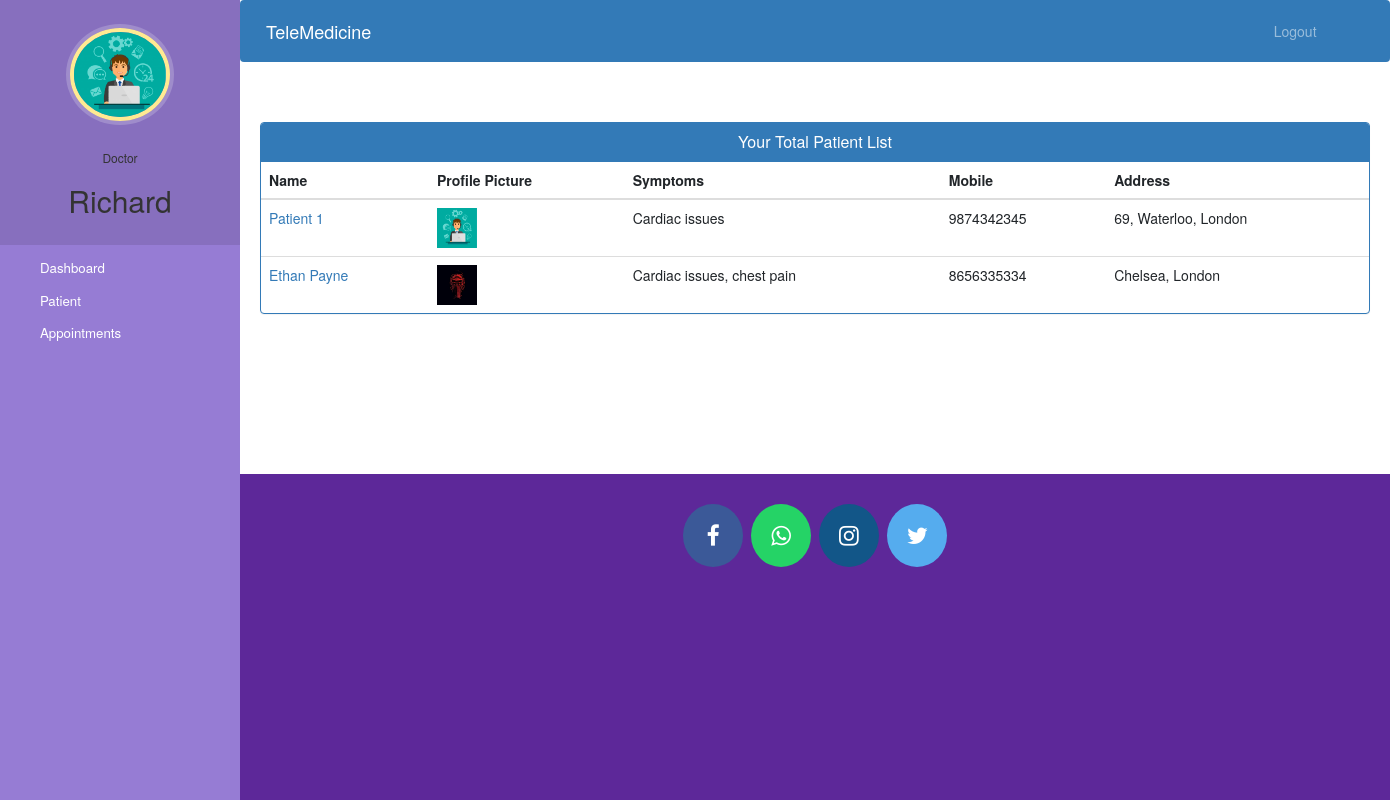
Screenshot of /doctor-view-patient (signed in) with the database file from the repository.
### hospital/models.py (models this page shows, shortened)
class Doctor(models.Model):
    user=models.OneToOneField(User,on_delete=models.CASCADE)
    profile_pic= models.ImageField(upload_to='profile_pic/DoctorProfilePic/',null=True,blank=True)
    address = models.CharField(max_length=40)
    mobile = models.CharField(max_length=20,null=True)
    department= models.CharField(max_length=50,choices=departments,default='Cardiologist')
    status=models.BooleanField(default=False)

class Patient(models.Model):
    user=models.OneToOneField(User,on_delete=models.CASCADE)
    profile_pic= models.ImageField(upload_to='profile_pic/PatientProfilePic/',null=True,blank=True)
    address = models.CharField(max_length=40)
    mobile = models.CharField(max_length=20,null=False)
    symptoms = models.CharField(max_length=100,null=False)
    assignedDoctorId = models.PositiveIntegerField(null=True)
    admitDate=models.DateField(auto_now=True)
    status=models.BooleanField(default=False)
    @property
    def get_name(self):
        return self.user.first_name+" "+self.user.last_name

### hospital/views.py (the view)
# urls.py: path('doctor-view-patient', views.doctor_view_patient_view,name='doctor-view-patient'),
@login_required(login_url='doctorlogin')
@user_passes_test(is_doctor)
def doctor_view_patient_view(request):
    patients=models.Patient.objects.all().filter(status=True,assignedDoctorId=request.user.id)
    doctor=models.Doctor.objects.get(user_id=request.user.id) #for profile picture of doctor in sidebar
    return render(request,'hospital/doctor_view_patient.html',{'patients':patients,'doctor':doctor})

### hospital/views.py (called while the page is built)
def is_doctor(user):
    return user.groups.filter(name='DOCTOR').exists()

### templates/hospital/doctor_view_patient.html (shortened to what this page needs)
{% extends 'hospital/doctor_base.html' %}
{% block content %}
{%load static%}
<head>
  <link href="//netdna.bootstrapcdn.com/bootstrap/3.0.0/css/bootstrap.min.css" rel="stylesheet" id="bootstrap-css">
</head>
<div class="container">
  <div class="panel panel-primary">
    <div class="panel-heading">
      <h6 class="panel-title">Your Total Patient List</h6>
    </div>
    <table class="table table-hover" id="dev-table">
      <thead>
        <tr>
          <th>Name</th>
          <th>Profile Picture</th>
          <th>Symptoms</th>
          <th>Mobile</th>
          <th>Address</th>
        </tr>
      </thead>
      {% for p in patients %}
      <tr>
        <td><a href="https://drive.google.com/drive/folders/1BcFFs4BmAY0ev0WyJ9o16adOWgU3Hcyz?usp=sharing">{{p.get_name}}</a></td>
        <td> <img src="{% static p.profile_pic.url %}" alt="Profile Pic" height="40px" width="40px" /></td>
        <td>{{p.symptoms}}</td>
        <td>{{p.mobile}}</td>
        <td>{{p.address}}</td>
      </tr>
      {% endfor %}
    </table>
  </div>
</div>
{% endblock content %}

### templates/hospital/doctor_base.html (shortened to what this page needs)
<!DOCTYPE html>
{% load static %}
<html lang="en">
<head>
  <link rel="stylesheet" href="https://stackpath.bootstrapcdn.com/bootstrap/4.3.1/css/bootstrap.min.css">
  <link rel="stylesheet" href="https://maxcdn.bootstrapcdn.com/font-awesome/4.7.0/css/font-awesome.min.css">
</head>
<body>
  <nav class="menu" tabindex="0">
    <header class="avatar">
      <img src="{% static doctor.profile_pic.url %}" alt="Profile Pic" />
      <br><br>
      <h6>Doctor</h6>
      <h2>{{request.user.first_name}}</h2>
    </header>
    <ul>
      <li tabindex="0" class="icon-dashboard"> <a style="color:white; text-decoration:none;" href="/doctor-dashboard"><span>Dashboard</span></a> </li>
      <li tabindex="0" class="icon-users"> <a style="color:white; text-decoration:none;" href="/doctor-patient"><span>Patient</span></a></li>
      <li tabindex="0" class="icon-calendar"> <a style="color:white; text-decoration:none;" href="/doctor-appointment"><span>Appointments</span></a></li>
    </ul>
  </nav>
  <main>
    <div class="bs-example">
      <nav class="navbar navbar-expand-md  navbar-dark fixed-top" style="background:#337AB7;">
        <a href="/doctor-dashboard" class="navbar-brand">TeleMedicine</a>
        <div class="collapse navbar-collapse justify-content-between" id="navbarCollapse">
          <div class="navbar-nav" style=" margin-left: 90%;">
            <a href="/logout" class="nav-item nav-link">Logout</a>
          </div>
        </div>
      </nav>
    </div>
    <br><br>
    {% block content %}
    {% endblock content %}
    <br><br><br><br><br><br><br>
    <footer>
      <p>
        <a id="ftr" href="https://facebook.com/" class="fa fa-facebook"></a>
        <a id="ftr" href="https://api.whatsapp.com/" class="fa fa-whatsapp"></a>
        <a id="ftr" href="https://instagram.com/" class="fa fa-instagram"></a>
        <a id="ftr" href="https://twitter.com/" class="fa fa-twitter"></a>
      </p>
      <br>
      <div class="container">
        <div class="row">
          <div class="col-md-12 col-sm-12">
          </div>
        </div>
      </div>
    </footer>
  </main>
</body>
</html>

### templates/hospital/doctor_base.html (style rules this page uses)
a:link { text-decoration: none; }
a { color: white; }
footer { padding: 0px 0px 0px 0px; background-color: rgb(93, 40, 153); margin: 0px; }
#ftr { padding: 20px; }
.fa { font-size: 23px; width: 60px; text-align: center; text-decoration: none; margin: 5px 2px; border-radius: 50%; }
.fa-facebook { background: #3B5998; color: white; margin-top: 30px; }
.fa-whatsapp { background: #25d366; color: white; }
.fa-twitter { background: #55ACEE; color: white; }
.fa-instagram { background: #125688; color: white; }
p { text-align: center; }
body { padding-left: 240px; }
main { position: relative; height: 100vh; }
.menu { background: #967cd4; height: 100vh; width: 240px; position: fixed; top: 0px; left: 0; z-index: 5; outline: none; }
.menu .avatar { background: rgba(0, 0, 0, 0.1); padding: 2em 0.5em; text-align: center; }
.menu .avatar img { width: 100px; border-radius: 50%; overflow: hidden; border: 4px solid #ffea92; box-shadow: 0 0 0 4px rgba(255, 255, 255, 0.2); }
.menu .avatar h2 { font-weight: normal; margin-bottom: 0; }
.menu ul { list-style: none; padding: 0.5em 0; margin: 0; }
.menu ul li { padding: 0.5em 1em 0.5em 3em; font-size: 0.95em; font-weight: regular; background-repeat: no-repeat; background-position: left 15px center; background-size: auto 20px; transition: all 0.15s linear; cursor: pointer; }
.menu ul li.icon-dashboard { background-image: url("http://www.entypo.com/images//gauge.svg"); }
.menu ul li.icon-users { background-image: url("http://www.entypo.com/images//users.svg"); }
.menu ul li.icon-calendar { background-image: url("http://www.entypo.com/images//calendar.svg"); }

### templates/hospital/doctor_view_patient.html (style rules this page uses)
a:link { text-decoration: none; }
h6 { text-align: center; }
.row { margin: 100px; }

### rows the page displays
Doctor: profile_pic (picture)
Patient: get_name "Patient 1", profile_pic (picture), symptoms "Cardiac issues", mobile "9874342345", address "69, Waterloo, London"
Patient: get_name "Ethan Payne", profile_pic (picture), symptoms "Cardiac issues, chest pain", mobile "8656335334", address "Chelsea, London"

### other values shown
{{ request.user.first_name }} "Richard"
